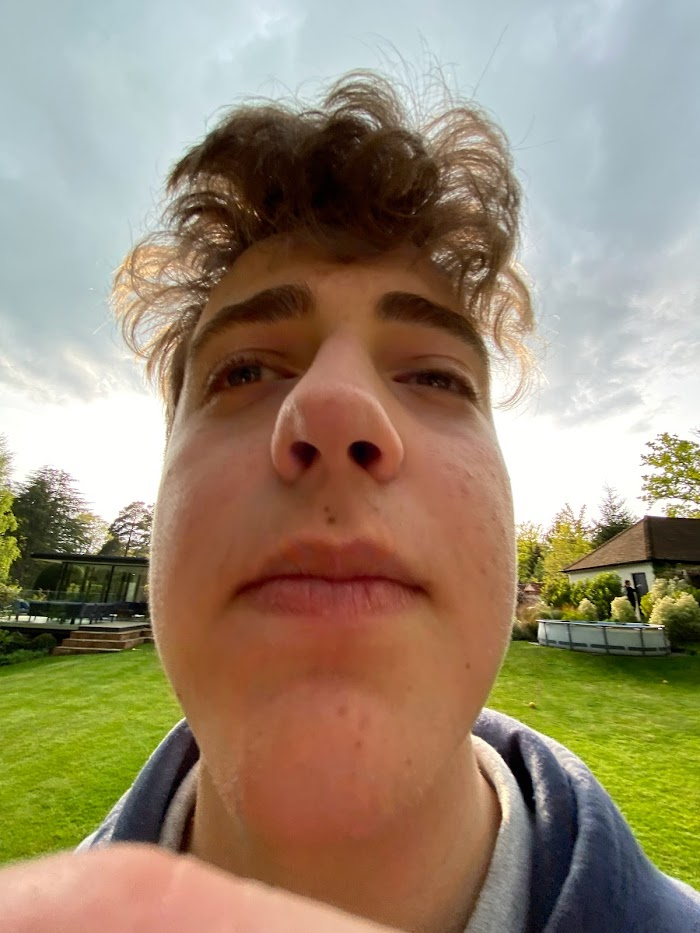
#> input picture OpenCV/adam.jpg, 700 x 933 px, given in place of the camera
$ python videoEdges.py
#> lines starting #> are read from the running program, lines starting #| are printed output that depends on the picture; after the words box and inside, x2 and y2 are one past the last pixel; in counts of white or black regions, pixels touching at a corner belong together
#> further down, frame is the input picture: shape (933, 700, 3); mean B, G, R 112.4, 137.4, 153.9
import cv2 as cv
import numpy as np

vid = cv.VideoCapture(0)

def edges(image):
    imgGray = cv.cvtColor(image, cv.COLOR_BGR2GRAY)
    # cv.imshow('Gray', imgGray)
    imgBlur = cv.GaussianBlur(imgGray, (3,3), 0)
    imgEdges = cv.Canny(imgBlur, 50, 150)
    # cv.imshow('Edges', imgEdges)
    contours, hierarchy = cv.findContours(imgEdges, cv.RETR_TREE, cv.CHAIN_APPROX_SIMPLE)
    contourImg = np.zeros((imgEdges.shape[0], imgEdges.shape[1], 3), dtype=np.uint8)
    for i in range (len(contours)):
        j = np.interp(i, [0, len(contours)], [0, 255])
        cv.drawContours(contourImg, contours, i ,(abs(255-j),0,j), 2)

    maxContour = max(contours, key=cv.contourArea)
    x,y,w,h = cv.boundingRect(maxContour)
    cv.rectangle(contourImg,(x,y),(x+w,y+h),(0,0,255),2)

    cv.imshow('Contours', contourImg)

    return contours

def dilateErode(frame):
    # find eges
    imgGray = cv.cvtColor(frame, cv.COLOR_BGR2GRAY)
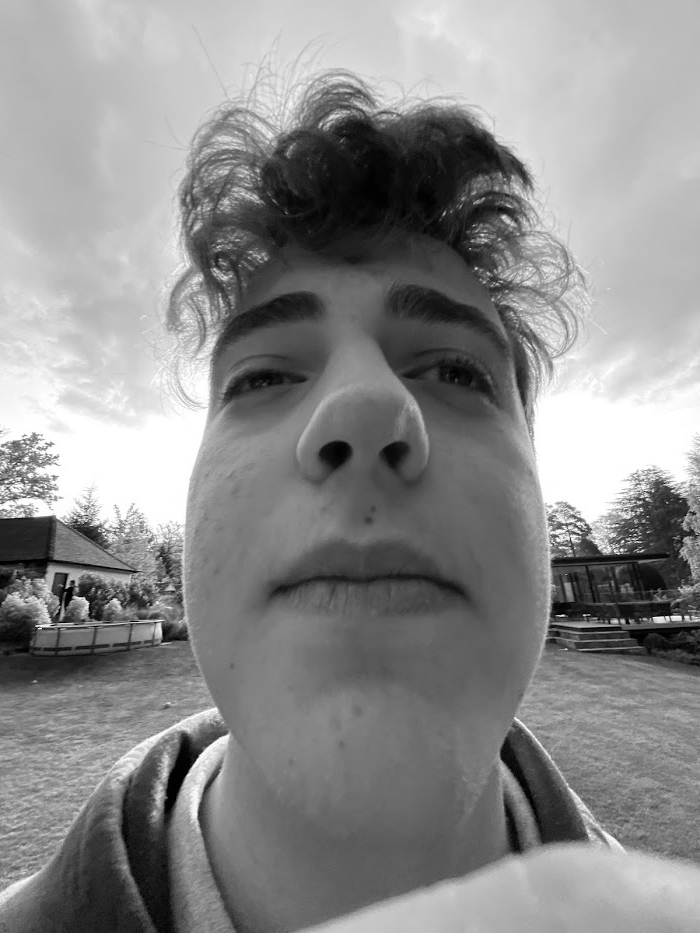
#> imgGray: shape (933, 700); min 0, max 255, mean 139.5
    imgBlur = cv.GaussianBlur(imgGray, (3,3), 0)
    imgEdges = cv.Canny(imgBlur, 50, 150)
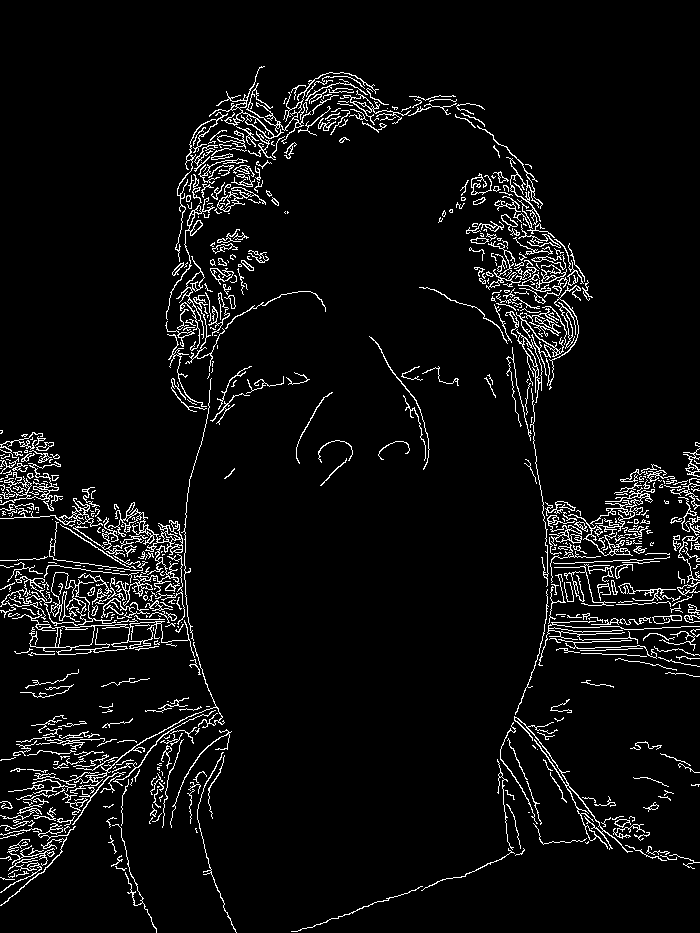
#> imgEdges: shape (933, 700); 5.4% white in thin lines or dots

    # dilate
    elementDilate = cv.getStructuringElement(cv.MORPH_ELLIPSE,(5,5))
    cv.dilate(imgEdges, elementDilate, imgEdges)
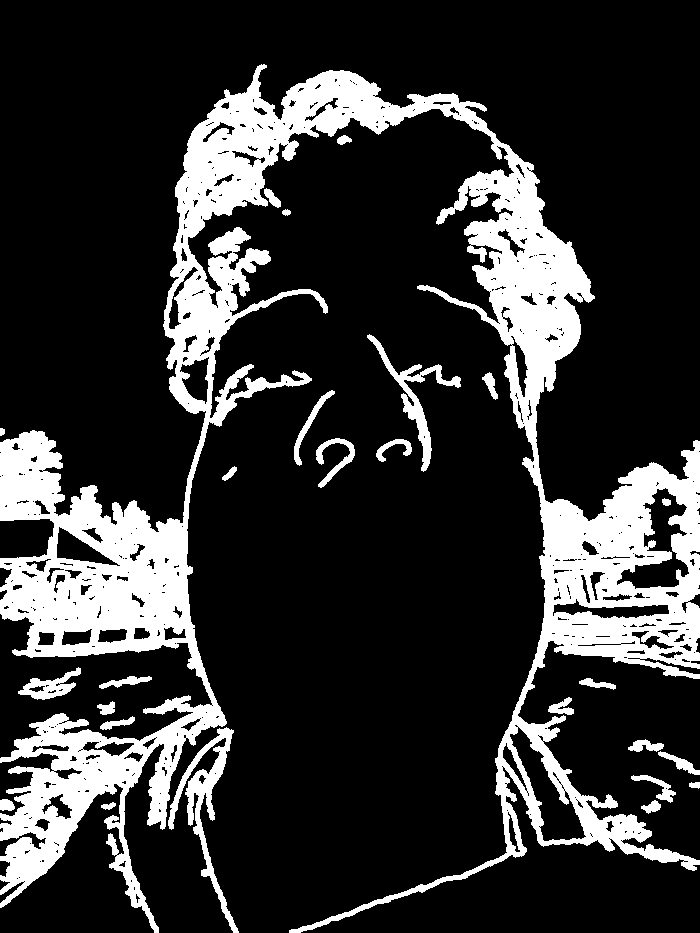
#> imgEdges: shape (933, 700); 19.8% white; 26 white regions, largest, box (x1, y1, x2, y2) and area: (0, 64, 700, 933) 119356, (168, 727, 239, 933) 2897, (367, 334, 461, 472) 1840
    cv.imshow('dilate', imgEdges)

    # floodfill
    floodFilled = imgEdges.copy()

    h,w = floodFilled.shape
#> h = 933; w = 700
    seed = (round(w/2),round(h/2))
#> seed = (350, 466)

    mask = np.zeros((h+2,w+2),np.uint8)

    floodflags = 4
    floodflags |= cv.FLOODFILL_MASK_ONLY
    floodflags |= (255 << 8)

    num,floodFilled,mask,rect = cv.floodFill(floodFilled, mask, seed, (255,255,255), (10,)*3, (10,)*3, floodflags)
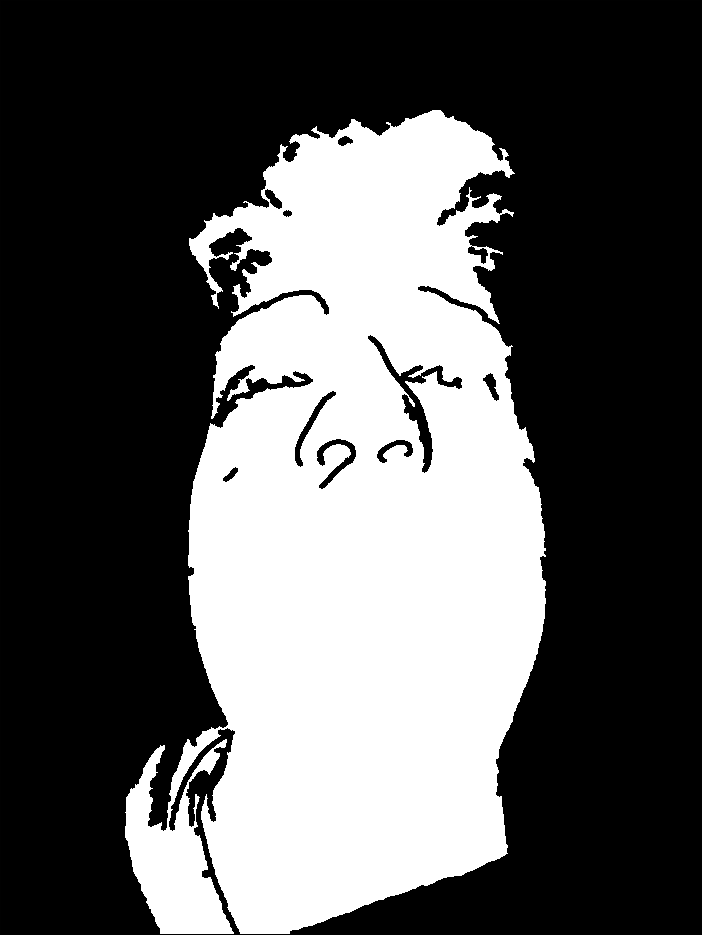
#> mask: shape (935, 702); min 0, max 255, mean 90.4
#> num = 232793; rect = (124, 109, 421, 824)
    shapeMask = mask[0:h, 0:w]


    # erode
    erosionElement = cv.getStructuringElement(cv.MORPH_ELLIPSE,(5,5))
    cv.erode(shapeMask, erosionElement, shapeMask)
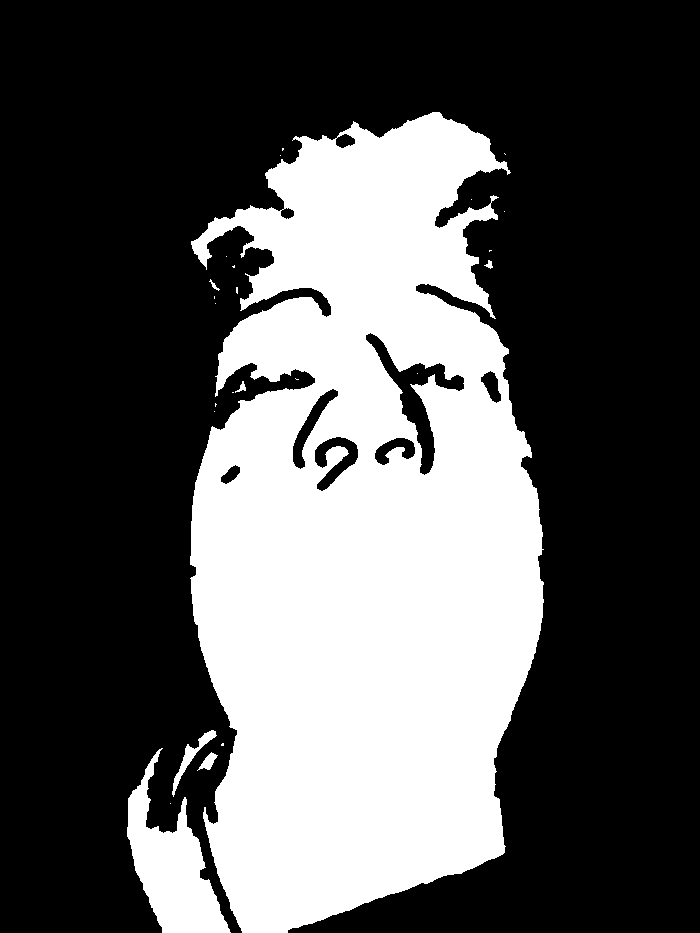
#> shapeMask: shape (933, 700); 33.6% white; 25 white regions (18 under 20 px)

    cv.imshow('mask', shapeMask)

    frame = cv.bitwise_and(frame, frame, mask=shapeMask)
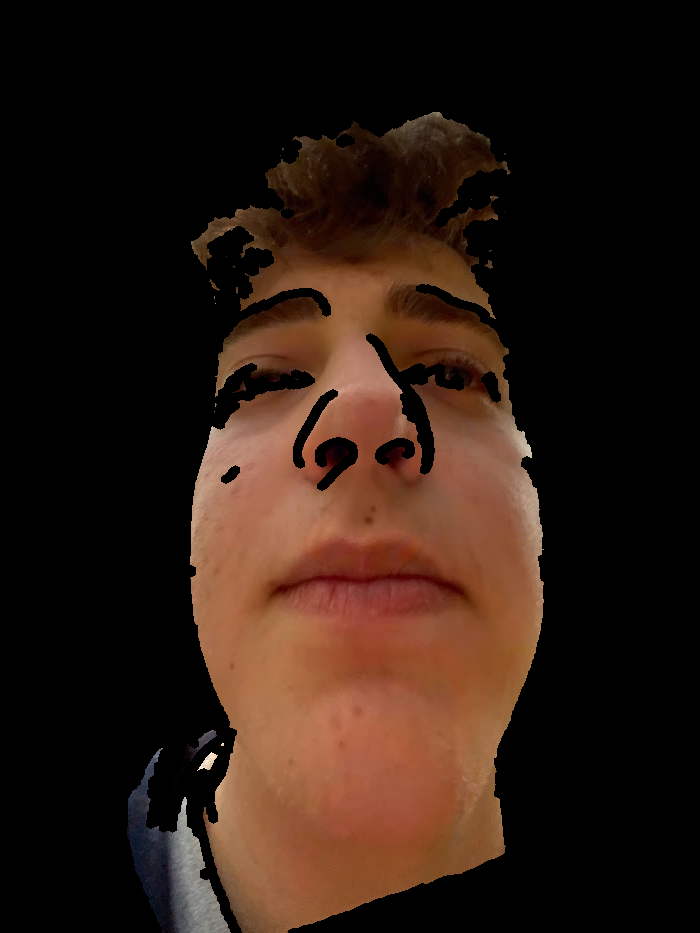
#> frame: shape (933, 700, 3); mean B, G, R 17.8, 26.6, 44

    cv.imshow('flood', frame)

    # find contours
    contours, hierarchy = cv.findContours(shapeMask, cv.RETR_TREE, cv.CHAIN_APPROX_SIMPLE)
#> contours = 33 contours, 18 with area under 20; largest, box (x1, y1, x2, y2) and area: (190, 112, 544, 933) 215130, (127, 748, 231, 933) 8031, (365, 332, 465, 476) 3205, (314, 436, 359, 492) 1149, (292, 388, 339, 470) 976

    # # find largest contour
    if contours:
        maxContour = max(contours, key=cv.contourArea)
#> maxContour = contour of 1866 points, box (x1, y1, x2, y2) (190, 112, 544, 933), area 215130
        cv.polylines(frame, maxContour, True, (0,255,0), 2, cv.LINE_8)
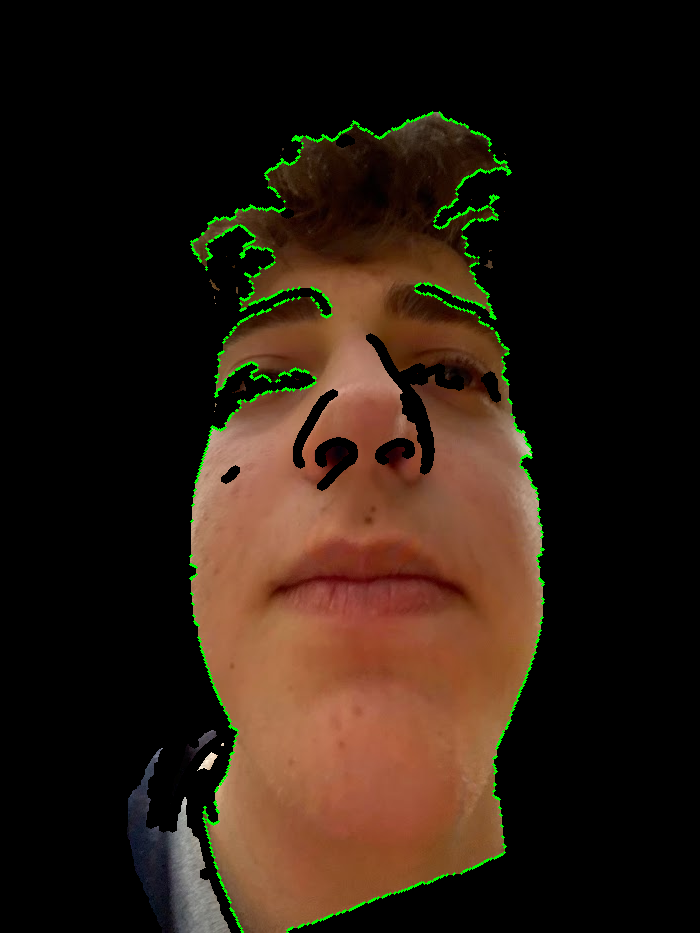
#> frame: shape (933, 700, 3); 0.98% of pixels changed, all inside (x1, y1, x2, y2) = (189, 111, 545, 933)
        cv.imshow('Contours', frame)
        return maxContour
    else:
        return None

while True:
    ret, frame = vid.read()
    cv.flip(frame, 1, frame)
    cv.imshow('frame', frame)
    # contours = edges(frame)
    singleContour = dilateErode(frame)
#> singleContour has the same summary as maxContour in dilateErode
    if cv.waitKey(1) & 0xFF == ord('q'):
#> (key q is pressed here)
        break

vid.release()
cv.destroyAllWindows()
